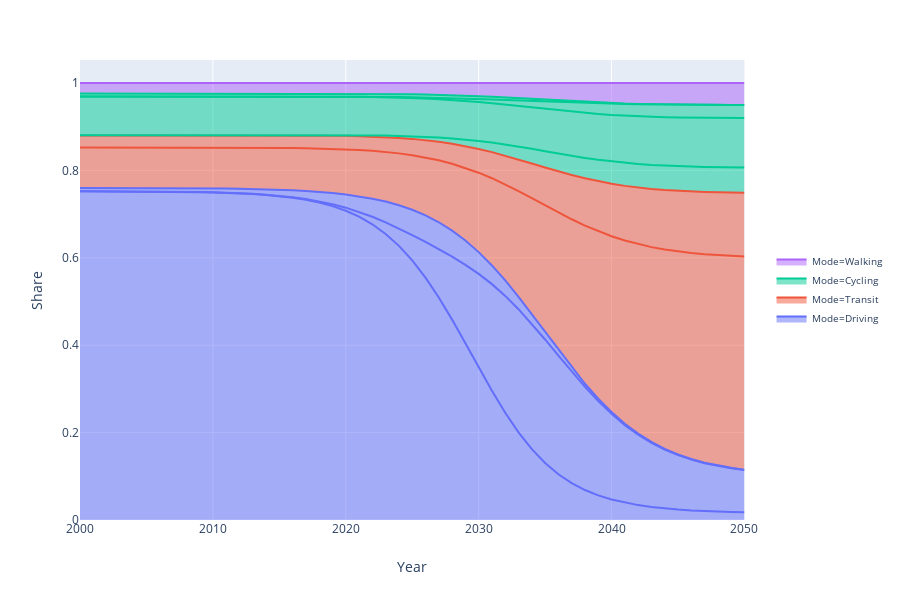
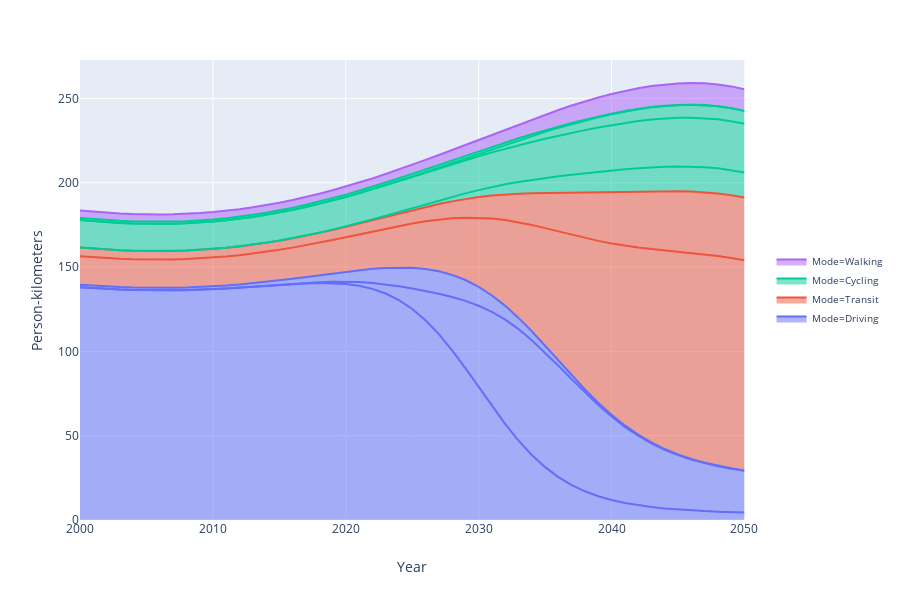
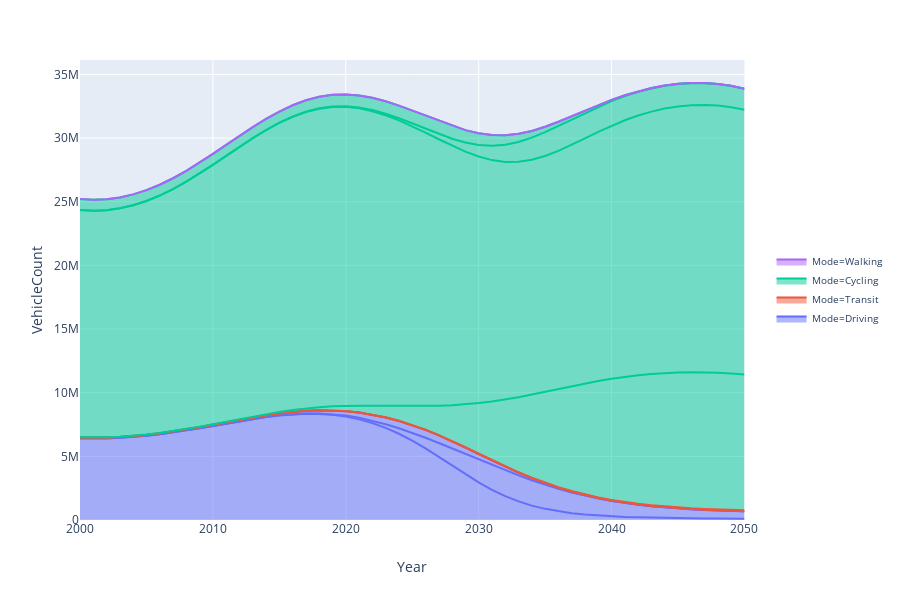

The code cell stored with these charts, in order, in its notebook:
### Code cell
###    R U N   F U N C T I O N S   P E R S O N   T R A N S P O R T 

### calculates shares per vehicle type
dfHP, DHP = CarsFirst(x, PolyHP)
# BinaryShifts(x, DHP, 'HoogPerson', figs=False)
PlotService(x, dfHP, y='Share', scn='HoogPerson', figs=True)
PlotService(x, dfHP, y='Person-kilometers', scn='HoogPerson', figs=True)

### translates service demand to amount of vehicles needed
dfHP, STVhp = ServiceToPersonVehicles(x, dfHP, figs=True)
# BinaryShifts(x, STVhp, 'StV', figs=True)
PlotService(x, dfHP, y='VehicleCount', scn='HoogPerson', figs=True)
